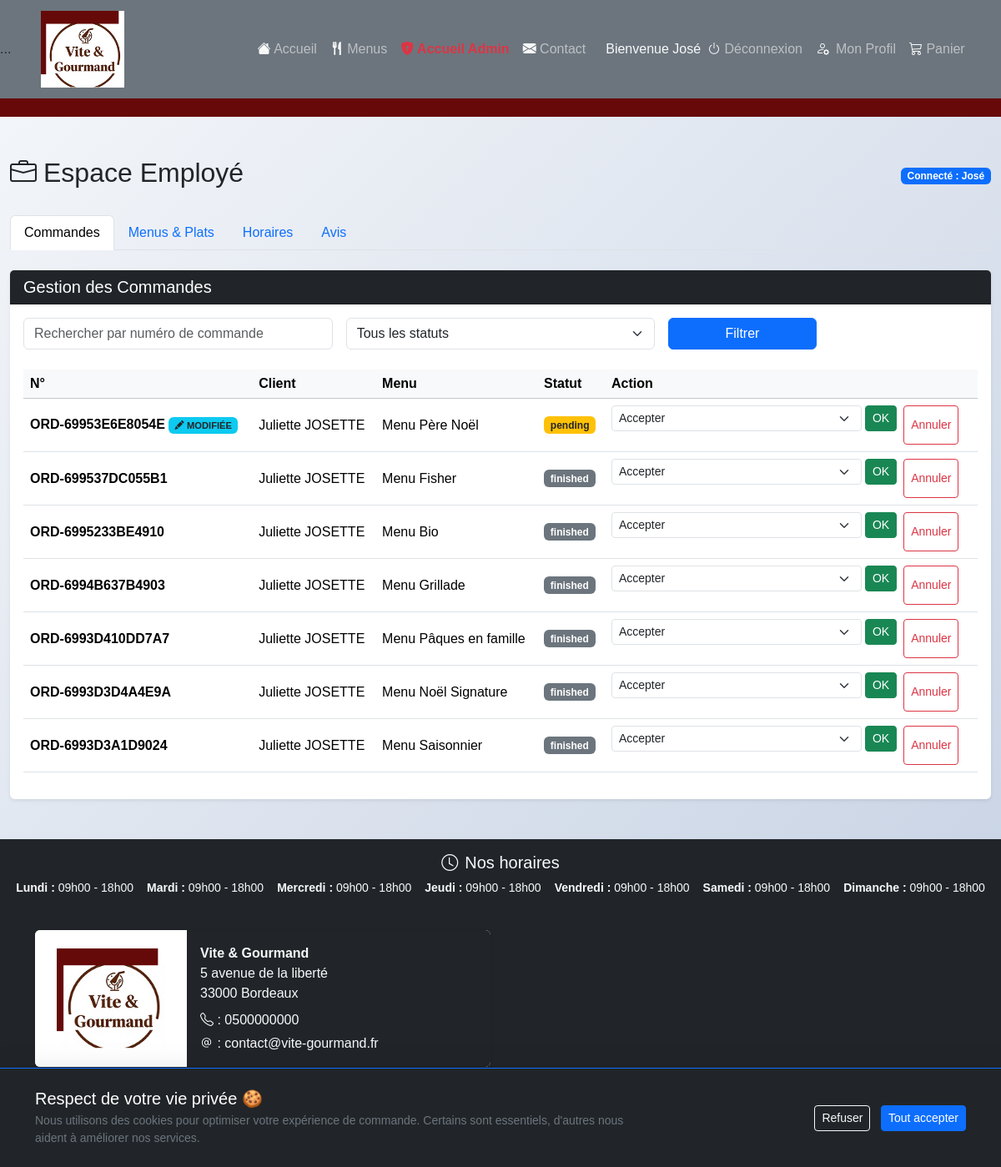
The page /employee/employee_dashboard.php (signed in) on the database its author committed.
### tables this page shows
CREATE TABLE `orders` (
  `id` int(11) NOT NULL,
  `order_number` varchar(50) NOT NULL,
  `order_date` datetime DEFAULT current_timestamp(),
  `order_status` varchar(50) NOT NULL,
  `number_people` int(11) NOT NULL,
  `equipment_ready` tinyint(1) DEFAULT 0,
  `user_id` int(11) NOT NULL,
  `menu_id` int(11) NOT NULL,
  `delivery_address` varchar(255) NOT NULL,
  `delivery_date` date NOT NULL DEFAULT current_timestamp(),
  `delivery_time` time NOT NULL,
  `total_price` decimal(10,2) NOT NULL,
  `cancellation_reason` text DEFAULT NULL,
  `contact_method` enum('GSM','Email') DEFAULT NULL,
  `rating` int(11) DEFAULT NULL,
  `comment` text DEFAULT NULL,
  `is_modified_by_client` tinyint(1) DEFAULT 0
);

CREATE TABLE `users` (
  `id` int(11) NOT NULL,
  `firstname` varchar(100) NOT NULL,
  `lastname` varchar(100) NOT NULL,
  `address` varchar(255) NOT NULL,
  `city` varchar(100) NOT NULL,
  `zip_code` varchar(10) NOT NULL,
  `phone` varchar(20) NOT NULL,
  `email` varchar(150) NOT NULL,
  `password` varchar(255) NOT NULL,
  `created_at` datetime DEFAULT current_timestamp(),
  `role_id` int(11) NOT NULL,
  `is_active` tinyint(1) DEFAULT 1,
  `reset_token` varchar(255) DEFAULT NULL,
  `reset_expires_at` datetime DEFAULT NULL
);

CREATE TABLE `menus` (
  `id` int(11) NOT NULL,
  `title` varchar(150) NOT NULL,
  `description` text NOT NULL,
  `starter` varchar(255) DEFAULT NULL,
  `main_course` varchar(255) DEFAULT NULL,
  `dessert` varchar(255) DEFAULT NULL,
  `price` decimal(10,2) NOT NULL,
  `min_people` int(11) NOT NULL,
  `remaining_quantity` int(11) NOT NULL,
  `conditions` text DEFAULT NULL,
  `image` varchar(255) DEFAULT NULL,
  `theme_id` int(11) NOT NULL,
  `diet_id` int(11) NOT NULL,
  `created_at` datetime DEFAULT current_timestamp(),
  `allergens` text DEFAULT NULL,
  `is_active` tinyint(4) DEFAULT NULL
);

CREATE TABLE `opening_hours` (
  `id` int(11) NOT NULL,
  `day_name` varchar(20) NOT NULL,
  `open_time` time DEFAULT '09:00:00',
  `close_time` time DEFAULT '18:00:00',
  `is_closed` tinyint(1) DEFAULT 0
);

### employee/employee_dashboard.php (the view, shortened to what this page needs)
<?php
include '../includes/navbar.php';
function getStatusColor($status)
{
    return match ($status) {
        'pending'          => 'warning text-dark',
        'accepted'         => 'info text-white',
        'preparing'        => 'primary',
        'shipping'         => 'info',
        'delivered'        => 'success',
        'waiting_material' => 'danger',
        'finished'         => 'secondary',
        'cancelled'        => 'dark',
        default            => 'light text-dark',
    };
}
$database = new Database();
$db = $database->getConnection();
$searchClient = $_GET['client'] ?? '';
$query = "SELECT o.*, u.firstname, u.lastname, u.phone, m.title
          FROM orders o
          JOIN users u ON o.user_id = u.id
          JOIN menus m ON o.menu_id = m.id WHERE 1=1";
$params = [];
$query .= " ORDER BY o.order_date DESC";
$stmt = $db->prepare($query);
$stmt->execute($params);
$orders = $stmt->fetchAll();
$hours = $db->query("SELECT * FROM opening_hours ORDER BY id ASC")->fetchAll();
?>
<?php include '../includes/header.php'; ?>
<div class="container-fluid my-5">
    <div class="d-flex justify-content-between align-items-center mb-4">
        <h2><i class="bi bi-briefcase me-2"></i>Espace Employé</h2>
        <div class="badge bg-primary">Connecté : <?= $_SESSION['user']['firstname'] ?></div>
    </div>
    <ul class="nav nav-tabs mb-4" id="employeeTabs" role="tablist">
        <li class="nav-item">
            <button class="nav-link active" data-bs-toggle="tab" data-bs-target="#orders-pane">Commandes</button>
        </li>
        <li class="nav-item">
            <button class="nav-link" data-bs-toggle="tab" data-bs-target="#menus-pane">Menus & Plats</button>
        </li>
        <li class="nav-item">
            <button class="nav-link" data-bs-toggle="tab" data-bs-target="#hours-pane">Horaires</button>
        </li>
        <li class="nav-item">
            <button class="nav-link" data-bs-toggle="tab" data-bs-target="#reviews-pane">Avis</button>
        </li>
    </ul>
    <div class="tab-content" id="employeeTabsContent">
        <div class="tab-pane fade show active" id="orders-pane">
            <div class="card shadow-sm border-0">
                <div class="card-header bg-dark text-white">
                    <h5 class="mb-0">Gestion des Commandes</h5>
                </div>
                <div class="card-body">
                    <form method="GET" class="row g-3 mb-4">
                        <div class="col-md-4">
                            <input type="text" name="client" class="form-control" placeholder="Rechercher par numéro de commande" value="<?= htmlspecialchars($searchClient) ?>">
                        </div>
                        <div class="col-md-4">
                            <select name="status" class="form-select">
                                <option value="">Tous les statuts</option>
                            </select>
                        </div>
                        <div class="col-md-2">
                            <button type="submit" class="btn btn-primary w-100">Filtrer</button>
                        </div>
                    </form>
                    <div class="table-responsive">
                        <table class="table table-hover align-middle">
                            <thead class="table-light">
                                <tr>
                                    <th>N°</th>
                                    <th>Client</th>
                                    <th>Menu</th>
                                    <th>Statut</th>
                                    <th>Action</th>
                                </tr>
                            </thead>
                            <tbody>
                                <?php foreach ($orders as $o): ?>
                                    <tr>
                                        <td>
                                            <strong><?= $o['order_number'] ?></strong>
                                            <?php if (isset($o['is_modified_by_client']) && $o['is_modified_by_client'] == 1): ?>
                                                <span class="badge bg-info text-dark animate-pulse" style="font-size: 0.7rem;">
                                                    <i class="bi bi-pencil-fill"></i> MODIFIÉE
                                                </span>
                                            <?php endif; ?>
                                        </td>
                                        <td><?= $o['firstname'] ?> <?= strtoupper($o['lastname']) ?></td>
                                        <td><?= $o['title'] ?></td>
                                        <td><span class="badge bg-<?= getStatusColor($o['order_status']) ?>"><?= $o['order_status'] ?></span></td>
                                        <td>
                                            <div class="d-flex gap-2">
                                                <form action="../ajax/update_status_complex.php" method="POST" class="d-flex gap-1">
                                                    <select name="new_status" class="form-select form-select-sm">
                                                        <option value="accepted">Accepter</option>
                                                    </select>
                                                    <button type="submit" class="btn btn-sm btn-success">OK</button>
                                                </form>
                                                <button class="btn btn-sm btn-outline-danger" onclick="openCancelModal(<?= $o['id'] ?>, '<?= $o['order_number'] ?>')">Annuler</button>
                                            </div>
                                        </td>
                                    </tr>
                                <?php endforeach; ?>
                            </tbody>
                        </table>
                    </div>
                </div>
            </div>
        </div>
    </div>
</div>
<?php include '../includes/footer.php'; ?>

### includes/footer.php (shortened to what this page needs)
<?php
$opening_hours = [];
if (isset($db)) {
    $stmtFooter = $db->query("SELECT * FROM opening_hours ORDER BY id ASC");
    $opening_hours = $stmtFooter->fetchAll();
}
?>
<footer class="bg-dark text-light mt-5">
    <div class="text-center py-3">
        <h5><i class="bi bi-clock me-2"></i>Nos horaires</h5>
        <div class="d-flex flex-wrap justify-content-center gap-3 small">
            <?php foreach ($opening_hours as $hour): ?>
                <span>
                    <strong><?= $hour['day_name'] ?> :</strong>
                    <?php if ($hour['is_closed']): ?>
                        <span class="text-danger">Fermé</span>
                    <?php else: ?>
                        <?= date('H\hi', strtotime($hour['open_time'])) ?> - <?= date('H\hi', strtotime($hour['close_time'])) ?>
                    <?php endif; ?>
                </span>
            <?php endforeach; ?>
        </div>
    </div>
    <?php if (!isset($_COOKIE['cookie_consent'])): ?>
        <div id="cookie-banner" class="fixed-bottom bg-dark text-white p-4 shadow-lg border-top border-primary" style="z-index: 9999;">
            <div class="container">
                <div class="row align-items-center">
                    <div class="col-md-8">
                        <h5 class="mb-1">Respect de votre vie priv&eacute;e 🍪</h5>
                        <p class="small mb-0 text-secondary">
                            Nous utilisons des cookies pour optimiser votre exp&eacute;rience de commande.
                            Certains sont essentiels, d'autres nous aident &agrave; am&eacute;liorer nos services.
                        </p>
                    </div>
                    <div class="col-md-4 text-md-end mt-3 mt-md-0">
                        <a href="../ajax/set_cookie.php?choice=refused" class="btn btn-outline-light btn-sm me-2">Refuser</a>
                        <a href="../ajax/set_cookie.php?choice=accepted" class="btn btn-primary btn-sm">Tout accepter</a>
                    </div>
                </div>
            </div>
        </div>
    <?php endif; ?>
    <div class="container py-4">
        <div class="row">
            <div class="col-lg-6 col-md-8 mx-auto mx-lg-0">
                <div class="card row g-0 flex-column flex-lg-row overflow-hidden border-secondary">
                    <div class="col-lg-4 bg-white d-flex align-items-center justify-content-center p-2">
                        <img class="img-fluid" src="/assets/img/imgAcc/logo.ico" alt="logo" style="max-height: 120px;" />
                    </div>
                    <div class="col-lg-8 card-body bg-dark text-light">
                        <p class="mb-2"><strong>Vite & Gourmand</strong><br> 5 avenue de la liberté <br> 33000 Bordeaux</p>
                        <p class="mb-1"><i class="bi bi-telephone"></i> : 0500000000 </p>
                        <p class="mb-0"><i class="bi bi-at"></i> : contact@vite-gourmand.fr</p>
                    </div>
                </div>
            </div>
        </div>
        <div class="text-end py-2 mt-3">
            <a href="/" class="text-light me-2">Accueil</a>
            <a href="/contact.php" class="text-light me-2">Contact</a>
            <a href="/mentions-legales.php" class="text-light me-2">Mentions légales</a>
            <a href="/cgv.php" class="text-light">CGV</a>
        </div>
    </div>
    <div class="text-center py-2" style="background-color: #660909;">
    </div>
</footer>
</body>
</html>

### assets/css/style.css (style rules this page uses)
body { font-family: Arial, sans-serif; background: linear-gradient(135deg, #f5f7fa 0%, #c3cfe2 100%); min-height: 100vh; }
.card { border: none; box-shadow: 0 0.125rem 0.25rem rgba(0, 0, 0, 0.075); }

### employee/employee_dashboard.php (style rules this page uses)
.animate-pulse { animation: pulse-info 2s infinite ease-in-out; }

### rows shown on the page
orders: order_number "ORD-69953E6E8054E", is_modified_by_client 1 (drawn), user.firstname "Juliette", user.lastname "JOSETTE", menu.title "Menu Père Noël", order_status "pending"
orders: order_number "ORD-699537DC055B1", user.firstname "Juliette", user.lastname "JOSETTE", menu.title "Menu Fisher", order_status "finished"
orders: order_number "ORD-6995233BE4910", user.firstname "Juliette", user.lastname "JOSETTE", menu.title "Menu Bio", order_status "finished"
orders: order_number "ORD-6994B637B4903", user.firstname "Juliette", user.lastname "JOSETTE", menu.title "Menu Grillade", order_status "finished"
orders: order_number "ORD-6993D410DD7A7", user.firstname "Juliette", user.lastname "JOSETTE", menu.title "Menu Pâques en famille", order_status "finished"
orders: order_number "ORD-6993D3D4A4E9A", user.firstname "Juliette", user.lastname "JOSETTE", menu.title "Menu Noël Signature", order_status "finished"
orders: order_number "ORD-6993D3A1D9024", user.firstname "Juliette", user.lastname "JOSETTE", menu.title "Menu Saisonnier", order_status "finished"
opening_hours: day_name "Lundi", open_time "09h00", close_time "18h00"
opening_hours: day_name "Mardi", open_time "09h00", close_time "18h00"
opening_hours: day_name "Mercredi", open_time "09h00", close_time "18h00"
opening_hours: day_name "Jeudi", open_time "09h00", close_time "18h00"
opening_hours: day_name "Vendredi", open_time "09h00", close_time "18h00"
opening_hours: day_name "Samedi", open_time "09h00", close_time "18h00"
opening_hours: day_name "Dimanche", open_time "09h00", close_time "18h00"

### other values the page prints
$_SESSION['user']['firstname'] "José"
